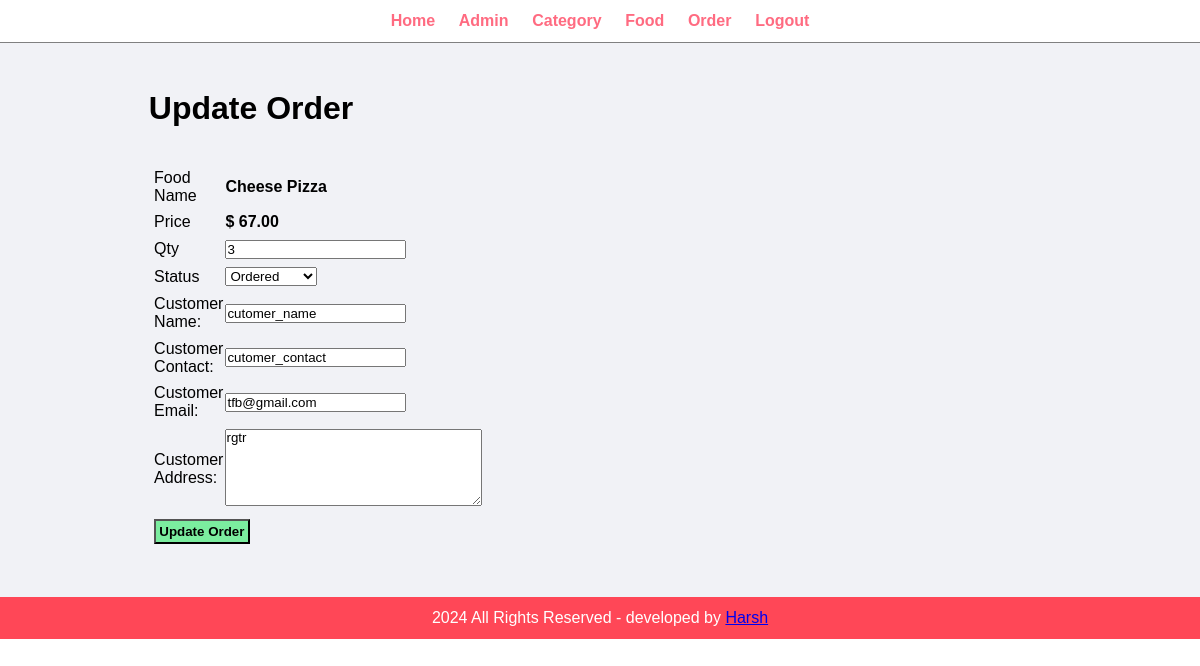
Screenshot of /food-order/admin/update-order.php?id=4 (signed in) with the database file from the repository.
### tables this page shows
CREATE TABLE `tbl_order` (
  `id` int(10) UNSIGNED NOT NULL,
  `food` varchar(150) NOT NULL,
  `price` decimal(10,2) NOT NULL,
  `qty` int(11) NOT NULL,
  `total` decimal(10,2) NOT NULL,
  `order_date` datetime NOT NULL,
  `status` varchar(50) NOT NULL,
  `customer_name` varchar(150) NOT NULL,
  `customer_contact` varchar(20) NOT NULL,
  `customer_email` varchar(150) NOT NULL,
  `customer_address` varchar(255) NOT NULL
);

### food-order/admin/update-order.php (the view, shortened to what this page needs)
<?php include('partials/menu.php'); ?>
<div class="main-content">
    <div class="wrapper">
        <h1>Update Order</h1>
        <br><br>
        <?php
        if(isset($_GET['id']))
        {
            $id=$_GET['id'];
            $sql="SELECT * FROM tbl_order WHERE id=$id ";
            $res=mysqli_query($conn,$sql);
            $count=mysqli_num_rows($res);
            if($count==1)
            {
                $row=mysqli_fetch_assoc($res);
                $food=$row['food'];
                $price=$row['price'];
                $qty=$row['qty'];
                $status=$row['status'];
                $customer_name=$row['customer_name'];
                $customer_contact=$row['customer_contact'];
                $customer_email=$row['customer_email'];
                $customer_address=$row['customer_address'];
            }
            else{
                header('location:'.SITEURL.'admin/manage-order.php');
            }
        }else{
            header('location:'.SITEURL.'admin/manage-order.php');
        }
        ?>
        <form action="" method="post">
            <table class="tbl-30" >
            <tr>
                <td>Food Name</td>
                <td><b><?php echo $food; ?></b></td>
            </tr>
            <tr>
                <td>Price</td>
                <td>
                    <b>$ <?php echo $price; ?></b>
                </td>
            </tr>
            <tr>
                <td>Qty</td>
                <td>
                    <input type="number" name="qty" value="<?php echo $qty; ?>">
                </td>
            </tr>
            <tr>
                <td>Status</td>
                <td>
                    <select name="status" >
                        <option <?php if($status=="Ordered"){echo "selected";} ?> value="ordered">Ordered</option>
                    </select>
                </td>
            </tr>
            <tr>
                <td>Customer Name: </td>
                <td>
                    <input type="text" name="customer_name" value="<?php echo $customer_name; ?>">
                </td>
            </tr>
            <tr>
                <td>Customer Contact: </td>
                <td>
                    <input type="text" name="customer_contact" value="<?php echo $customer_contact; ?>">
                </td>
            </tr>
            <tr>
                <td>Customer Email: </td>
                <td>
                    <input type="text" name="customer_email" value="<?php echo $customer_email; ?>">
                </td>
            </tr>
            <tr>
                <td>Customer Address: </td>
                <td>
                    <textarea name="customer_address" cols="30" rows="5"  id=""><?php echo $customer_address; ?></textarea>
                </td>
            </tr>
            <tr>
                <td colspan="2" >
                    <input type="submit" name="submit" value="Update Order" class="btn-secondary" >
                </td>
            </tr>
            </table>
        </form>
    </div>
</div>
<?php include('partials/footer.php'); ?>

### food-order/css/admin.css (style rules this page uses)
* { margin: 0; padding: 0%; font-family: Arial, Helvetica, sans-serif; }
.wrapper { padding: 1%; width: 80%; margin: auto; }
.tbl-30 { width: 30%; }
table tr td { padding: 1%; }
.btn-secondary { background-color: #7bed9f; padding: 1%; color: black; text-decoration: none; font-weight: bold; }
.main-content { background-color: #f1f2f6; padding: 3%; }

### rows the page displays
tbl_order: food "Cheese Pizza", price "67.00", qty "3", customer_name "cutomer_name", customer_contact "cutomer_contact", customer_email "tfb@gmail.com", customer_address "rgtr"
